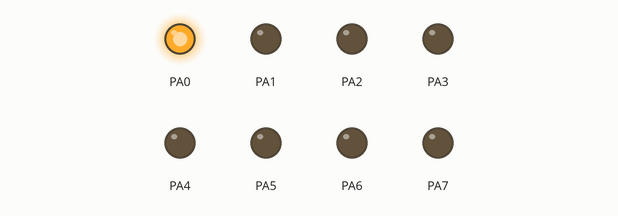
Recording of a program running on a simulated ATmega32, built with avr-gcc and emulated at 8 MHz (the files do not name the chip). Shown: output pins drawn as LEDs (lit = HIGH).

Above: at 0.12 s.
At 0.62 s:
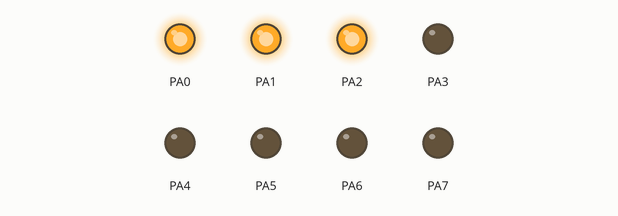
At 1.12 s:
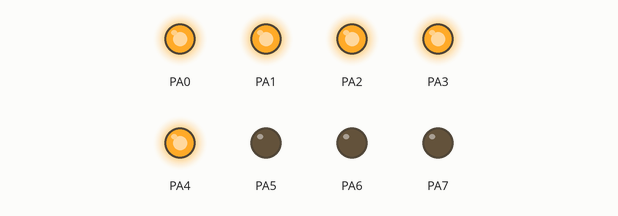
At 2.37 s:
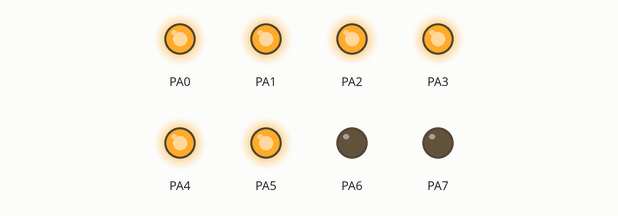
At 3.37 s:
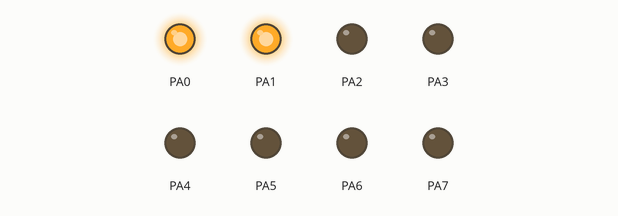
At 4.87 s:
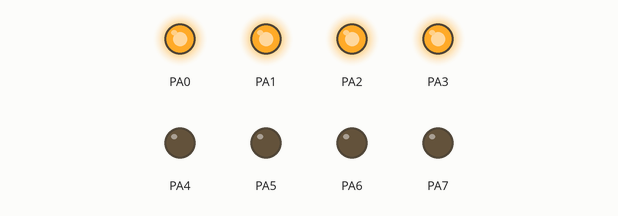
Timing chart, 0 to 5.2 s (numbered marks = the images above):
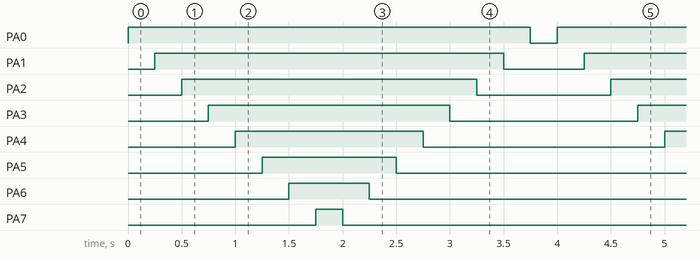

The program:

main.c
```c
/*
 * Section_Task1.c
 *
 * Created: 3/1/2023 4:15:53 PM
 * Author : abdal
 */

#include "utils.h"
#include "MemMap.h"
#define F_CPU 8000000UL
#include <util/delay.h>

void Led_Toggle(int n)	//LED increment Turn on PortA0 -> 7 , Turn off 7 -> 0 (By Recursion)
{
	if(n<8)
	{

	SetBit(PORTA,n);		//Turn on LED
	_delay_ms(250);

	Led_Toggle(n + 1);

	ClearBit(PORTA,n);		//Turn off LED
	_delay_ms(250);
	}
}

int main(void)
{
	//Config all PortA Pins as outputs
	DDRA = 0xFF ;

    while (1)
    {
		Led_Toggle(0);
    }
}
```

MemMap.h
```c
/*
 * MemMap.h
 *
 * Created: 3/1/2023 4:17:16 PM
 *  Author: abdal
 */


#ifndef MEMMAP_H_
#define MEMMAP_H_

#define DDRA *((volatile unsigned char *)0x3A)
#define PORTA *((volatile unsigned int *)0x3B)
#define PINA *((volatile unsigned int *)0x39)

#define PINC *((volatile unsigned char *)0x33)
#define DDRC *((volatile unsigned char *)0x34)
#define PORTC *((volatile unsigned int *)0x35)


#endif /* MEMMAP_H_ */
```

utils.h
```c
/*
 * utils.h
 *
 * Created: 3/1/2023 4:17:01 PM
 *  Author: abdal
 */


#ifndef UTILS_H_
#define UTILS_H_

#define SetBit(reg,bit)	reg |= (1 << bit)
#define ClearBit(reg,bit)	reg &= ~(1 << bit)
#define ToggleBit(reg,bit)	reg ^= (1 << bit)
#define ReadBit(reg,bit)	((reg>>bit) & 1)


#endif /* UTILS_H_ */
```

Measured:
- by itself, PA0: alternates HIGH for 3.8 s and LOW for 0.25 s
- by itself, PA1: alternates HIGH for 3.3 s and LOW for 0.75 s
- by itself, PA2: alternates HIGH for 2.8 s and LOW for 1.3 s
- by itself, PA3: alternates HIGH for 2.3 s and LOW for 1.8 s
- by itself, PA4: alternates HIGH for 1.8 s and LOW for 2.3 s
- by itself, PA5: alternates HIGH for 1.3 s and LOW for 2.8 s
- by itself, PA6: alternates HIGH for 0.75 s and LOW for 3.3 s
- by itself, PA7: alternates HIGH for 0.25 s and LOW for 3.8 s
